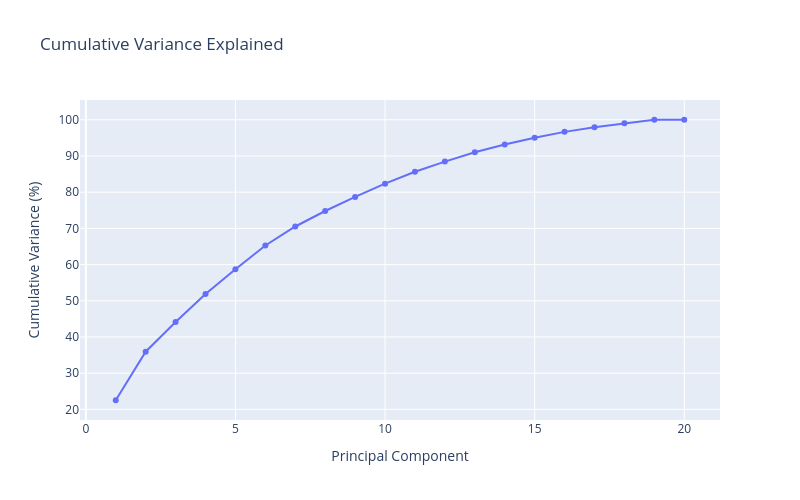

The notebook cell this image was saved under:
### Markdown cell above
---
## 4. Explained Variance

### Code cell
pca_full = PCA().fit(emb)
cumvar = np.cumsum(pca_full.explained_variance_ratio_) * 100
n_comp = min(20, len(cumvar))

fig = go.Figure()
fig.add_trace(go.Scatter(
    x=list(range(1, n_comp + 1)), y=cumvar[:n_comp],
    name='Image Embeddings', mode='lines+markers'
))
fig.update_layout(
    title='Cumulative Variance Explained',
    xaxis_title='Principal Component',
    yaxis_title='Cumulative Variance (%)',
    width=800, height=500
)
fig.show()

### Figure 1 — Plotly figure (JSON) as saved in the notebook; plotly's stock layout.template omitted (floating-point values rounded to 4 significant figures)
{"data": [{"mode": "lines+markers", "name": "Image Embeddings", "type": "scatter", "x": [1, 2, 3, 4, 5, 6, 7, 8, 9, 10, 11, 12, 13, 14, 15, 16, 17, 18, 19, 20], "y": [22.53, 35.94, 44.16, 51.85, 58.74, 65.28, 70.52, 74.8, 78.68, 82.34, 85.62, 88.45, 91.01, 93.14, 95.02, 96.65, 97.93, 99.02, 100.0, 100.0]}], "layout": {"height": 500, "title": {"text": "Cumulative Variance Explained"}, "width": 800, "xaxis": {"title": {"text": "Principal Component"}}, "yaxis": {"title": {"text": "Cumulative Variance (%)"}}}}
